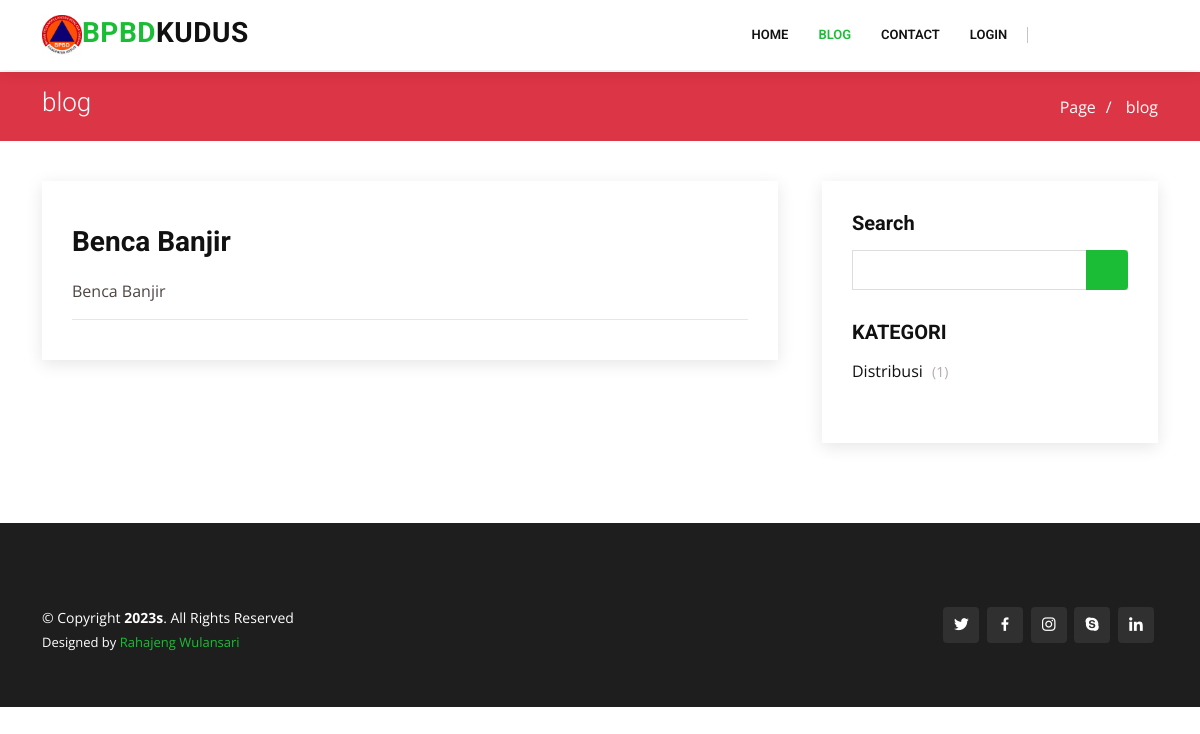
/?pages=blog_post&id=1, run on an earlier commit of the app's database.
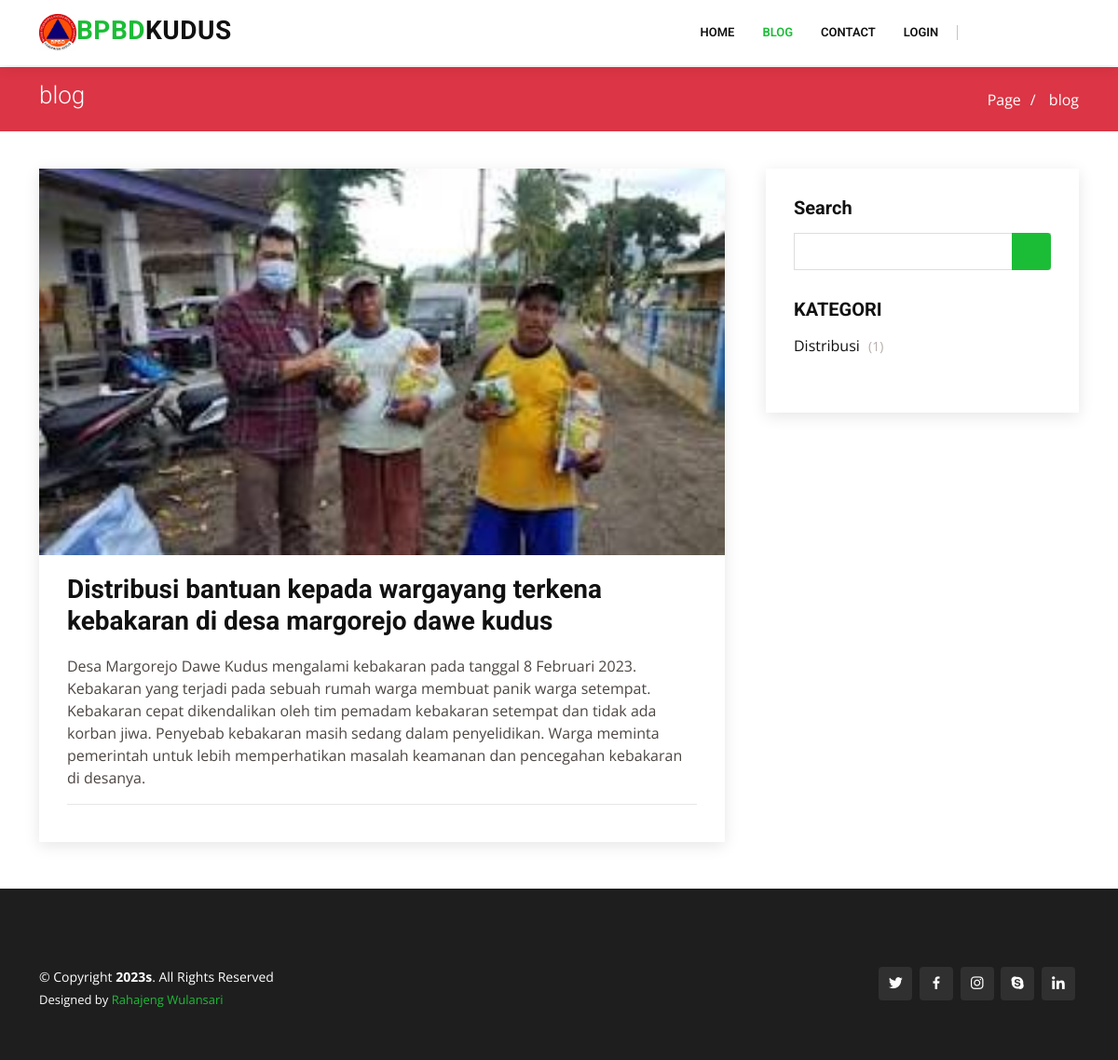
And on a later commit of the database.
### tables this page shows
CREATE TABLE `publikasi` (
  `id_publikasi` int(11) NOT NULL,
  `id_distribusi` int(11) DEFAULT NULL,
  `judul` varchar(255) DEFAULT NULL,
  `kutipan` varchar(255) DEFAULT NULL,
  `kategori` varchar(100) DEFAULT NULL,
  `isi` text DEFAULT NULL,
  `gambar` text DEFAULT NULL,
  `created_at` timestamp NULL DEFAULT NULL,
  `updated_at` timestamp NULL DEFAULT current_timestamp(),
  `tanggal_publikasi` date DEFAULT NULL
);

### config/config.php (called while the page is built, shortened)
<?php
class Config {
    public function TemplatePages($page){
        include "views/pages/templates/header.php";
        include "views/pages/templates/navbar.php";
        include "views/pages/templates/breadcrumb.php";
        include $page;
        include "views/pages/templates/footer.php";
    }
}

### function.php (called while the page is built, shortened)
<?php
function Querybanyak($query){
    $mysqli = new mysqli("localhost","root","","pengaduan-bpbd");
    return $mysqli->query($query);
}
function Querysatudata($query){
    $koneksi = mysqli_connect("localhost","root","","pengaduan-bpbd");
    $query_cek = mysqli_query($koneksi, $query);
    return mysqli_fetch_array($query_cek, MYSQLI_BOTH);
}
function NumRows($query){
    $koneksi = mysqli_connect("localhost","root","","pengaduan-bpbd");
    $cari = mysqli_query($koneksi, $query);
    $cek = mysqli_num_rows($cari);
    return $cek;
}

### views/pages/blog_single.php (the view, shortened to what this page needs)
   <?php
    $publikasi = Querysatudata("SELECT * FROM publikasi WHERE id_publikasi = ".$_GET["id"]."");
   ?>
    <section id="blog" class="blog">
      <div class="container" data-aos="fade-up">
        <div class="row">
          <div class="col-lg-8 entries">
          <article class="entry entry-single">
<div class="entry-img">
  <img src="gambar/publikasi/<?= $publikasi["gambar"] ?>" style="width: 100%;" alt="" class="img-fluid">
</div>
<h2 class="entry-title">
  <a href="blog-single.html"><?= $publikasi["judul"] ?></a>
</h2>
<div class="entry-content">
  <p><?= $publikasi["isi"] ?> </p>
</div>
<div class="entry-footer">
</div>
</article>
          </div>
          <div class="col-lg-4">
            <div class="sidebar">
              <h3 class="sidebar-title">Search</h3>
              <div class="sidebar-item search-form">
              <form action="" method="GET">
                  <input type="text" name="search">
                  <button type="submit"><i class="bi bi-search"></i></button>
                </form>
              </div>
              <h3 class="sidebar-title">KATEGORI</h3>
              <div class="sidebar-item categories">
                <ul>
                <?php
                    $new_publikasis = Querybanyak("SELECT * FROM publikasi GROUP BY kategori ORDER BY id_publikasi DESC");
                    foreach ($new_publikasis as $publikasi) {
                ?>
                    <li><a href="#"><?= $publikasi["kategori"] ?>
                    <?php $num_kategori = NumRows("SELECT * FROM publikasi WHERE kategori = '".$publikasi['kategori']."'"); ?>
                    <span>(<?= $num_kategori ?>)</span></a></li>
                <?php
                    }
                ?>
                </ul>
              </div>
          </div>
        </div>
      </div>
    </section>

What changed in the data, as far as the page shows it:
removed publikasi: judul "Benca Banjir", isi "Benca Banjir", kategori "Distribusi", num_kategori "1"
added publikasi: gambar (picture), judul "Distribusi bantuan kepada wargayang terkena kebakaran di desa margorejo dawe kudus", isi "Desa Margorejo Dawe Kudus mengalami kebakaran pada tanggal 8 Februari 2023. Kebakaran yang terjadi pada sebuah rumah warga membuat panik warga setempat. Kebakaran cepat dikendalikan oleh tim pemadam kebakaran setempat dan tidak ada korban jiwa. Penyebab kebakaran masih sedang dalam penyelidikan. Warga meminta pemerintah untuk lebih memperhatikan masalah keamanan dan pencegahan kebakaran di desanya.", kategori "Distribusi", num_kategori "1"
